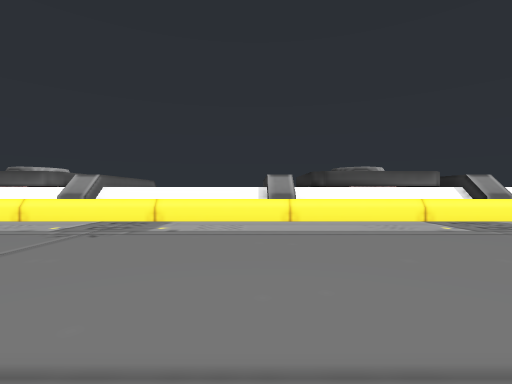
view 1 (above)

24 first-person views from a walk through a Unity game level. The camera is 0.37 m above the floor, looks level and sees 85° across. The floor is counted in squares, 1 m on a side. Each view is taken from the middle of a square. On the plan, view 1 faces up. The plan holds only what a view shows up to about 9 squares ahead; the rest is blank. The place goes on beyond the plan.

view 2
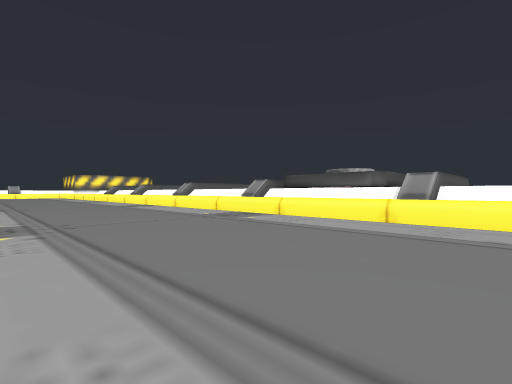

view 3
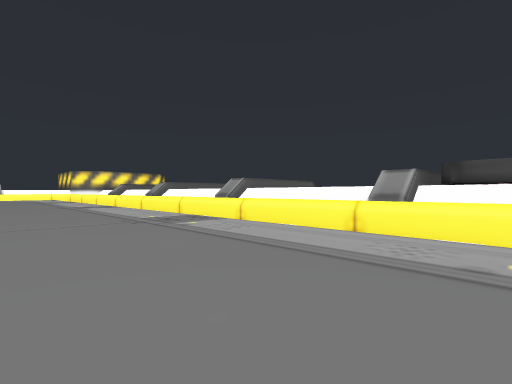

view 4
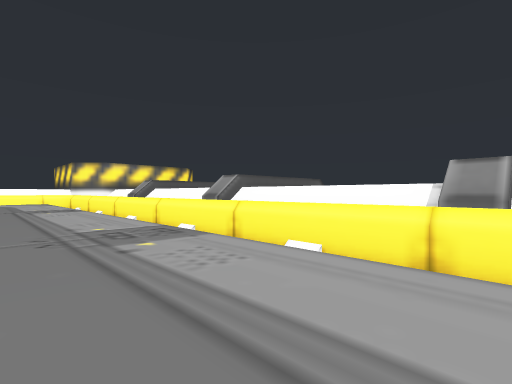

view 5
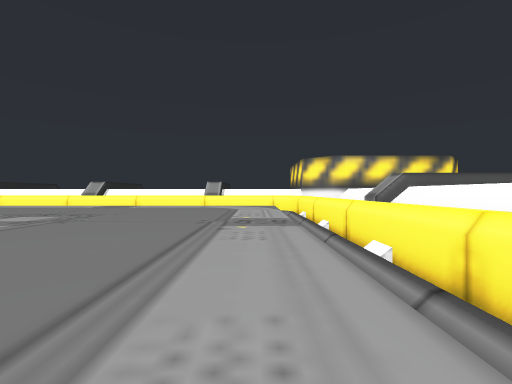

view 6
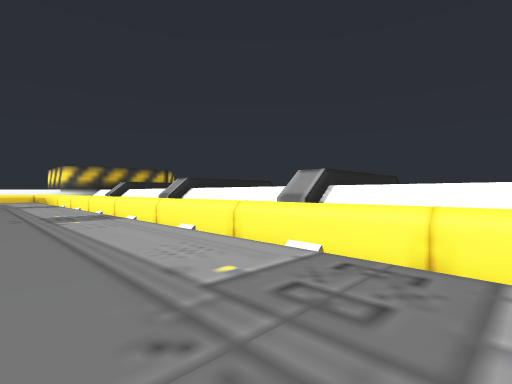

view 7
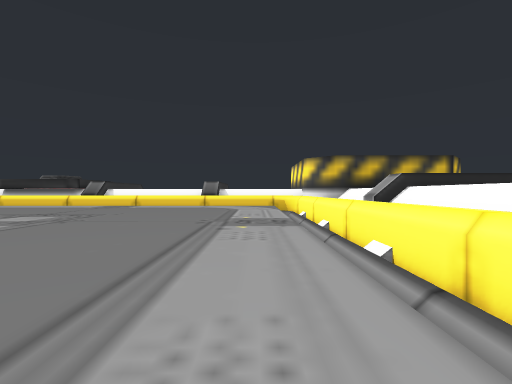

view 8
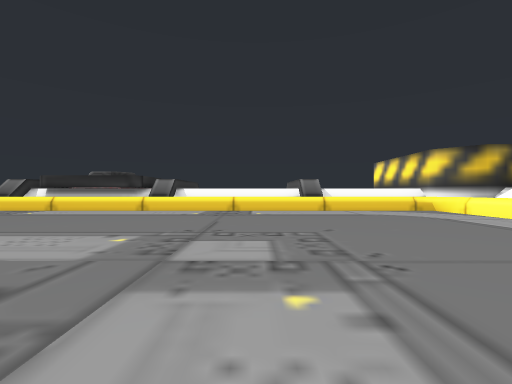

view 9
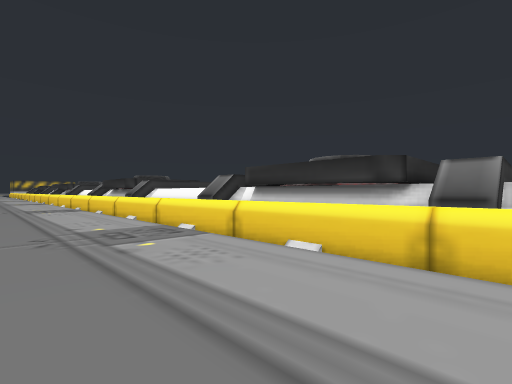

view 10
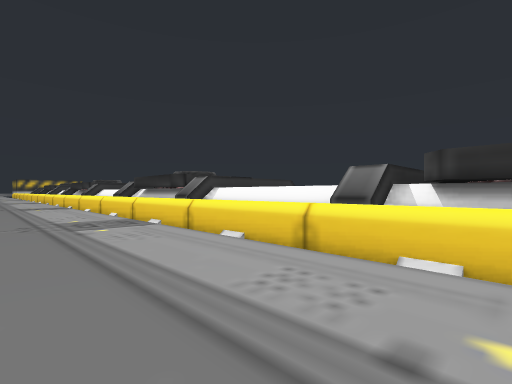

view 11
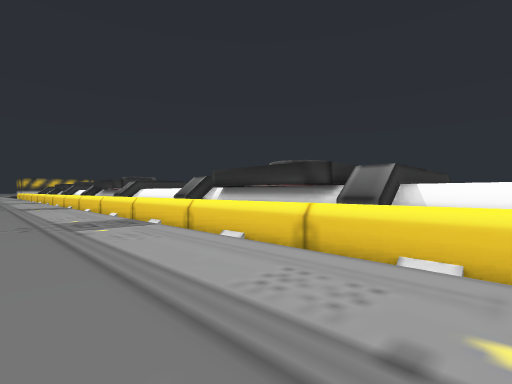

view 12
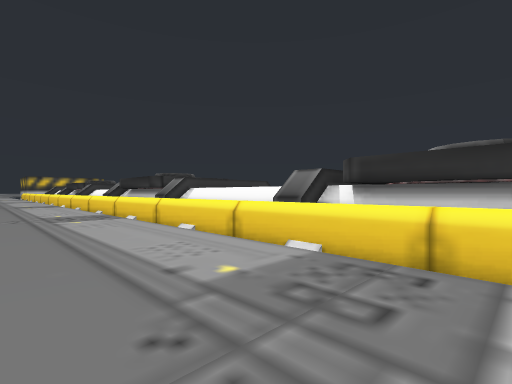

view 13
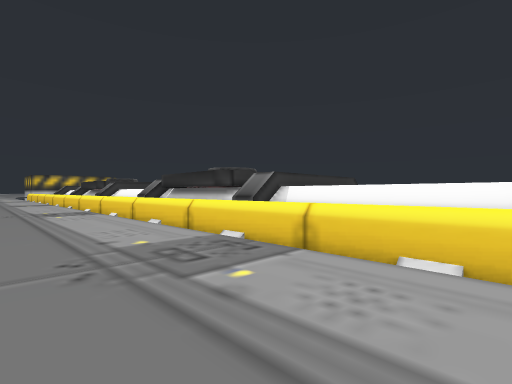

view 14
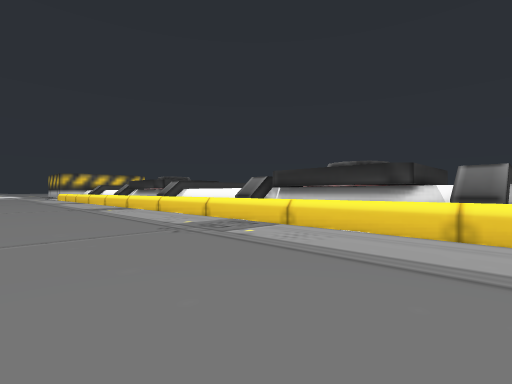

view 15
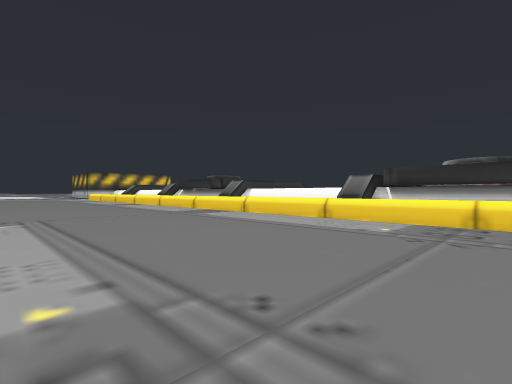

view 16
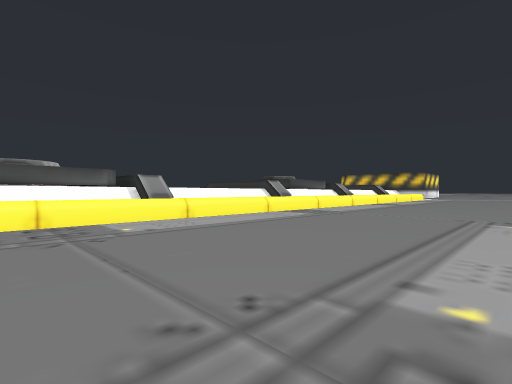

view 17
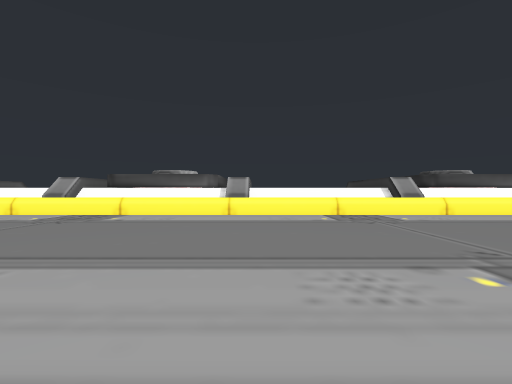

view 18
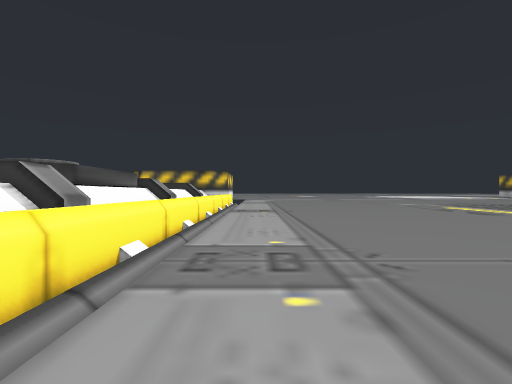

view 19
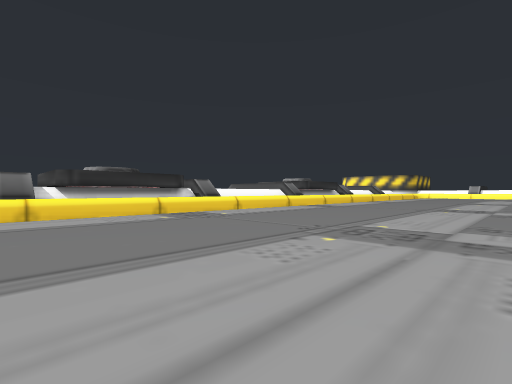

view 20
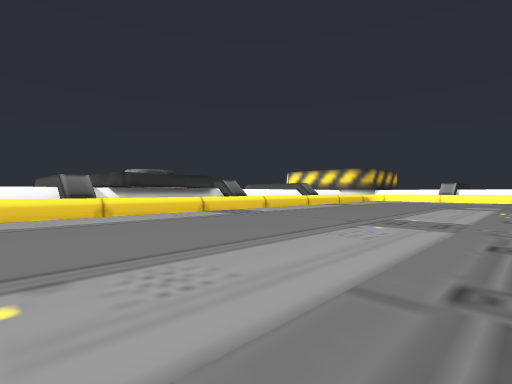

view 21
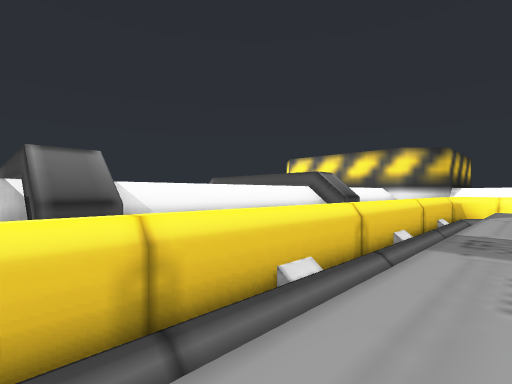

view 22
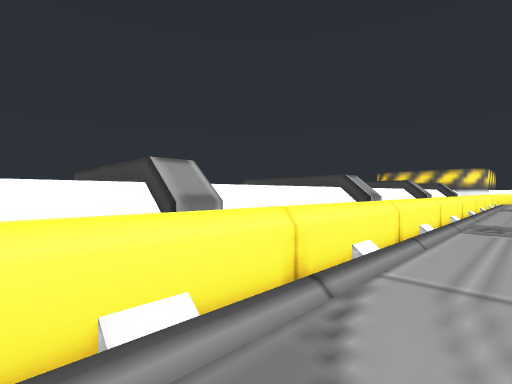

view 23
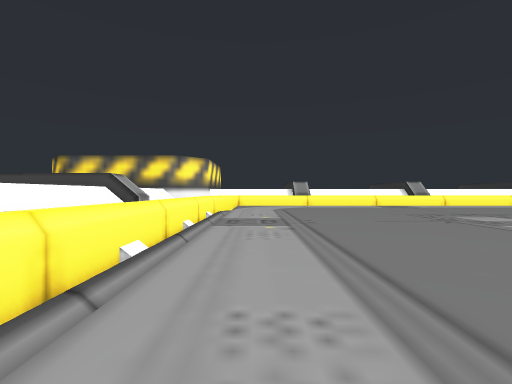

view 24
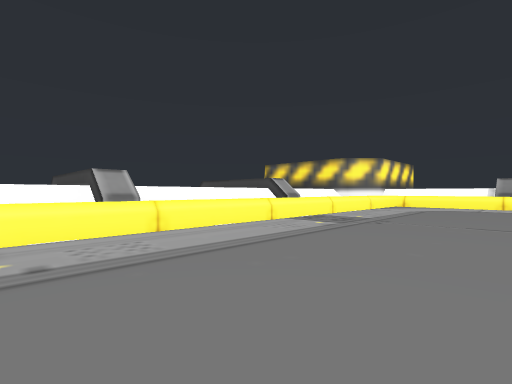

### Floor plan
Key: @ floor where view 1 was taken; # wall or solid block; . floor; = window, fence, low wall or low ledge; ^ raised ledge; O other object.
Columns run from 23 left of view 1 to 9 right of it. Each row starts with its distance up from view 1.
  9    OO  OO  OO      OO  OO      OO
  8     ^   ^   ^       ^   #      ^
  7 ^   ^   ^   ^   #  #^   #  #   ^
  6 ^^^^^^^^^^^^^^^^####^^^^####^^^^#
  5 #  OO  OO  OO  OO##OO  OO##OO  OO
  4  ================================
  3  =...............................
  2 O=...............................
  1 O=...... ........................
  0 #=.....      ......... @ ........
 -1 #=....                      .
 -2 O=...
 -3 O=...
 -4  =...
 -5  =..
 -6 O=..
 -7 O=....
 -8 #=...................
 -9 #=...................    ........
-10 O=...................  ..........
-11 O=...............................
-12 #=...............................
-13 #================================
-14 #=#OO=#OO##OO=#OO##OO=#OO###O=#OO
-15 ^^^^^^^^####^^^^####^^^^####^^^^#

Where each view was taken, in squares from view 1:
view 1: 0 up, 0 right, facing up
view 2: 0 up, 2 left, facing up-left
view 3: 1 up, 6 left, facing up-left
view 4: 2 up, 11 left, facing up-left
view 5: 3 up, 14 left, facing left
view 6: 0 up, 20 left, facing down-left
view 7: 5 down, 21 left, facing down
view 8: 7 down, 18 left, facing down
view 9: 11 down, 16 left, facing down-right
view 10: 11 down, 13 left, facing down-right
view 11: 11 down, 9 left, facing down-right
view 12: 11 down, 6 left, facing down-right
view 13: 11 down, 3 left, facing down-right
view 14: 10 down, 0 right, facing down-right
view 15: 9 down, 2 right, facing down-right
view 16: 0 up, 2 right, facing up-right
view 17: 1 down, 5 right, facing up
view 18: 3 up, 5 right, facing right
view 19: 8 down, 3 left, facing down-left
view 20: 8 down, 10 left, facing down-left
view 21: 12 down, 15 left, facing down-left
view 22: 12 down, 21 left, facing up-left
view 23: 4 down, 21 left, facing up
view 24: 4 down, 19 left, facing up-left
